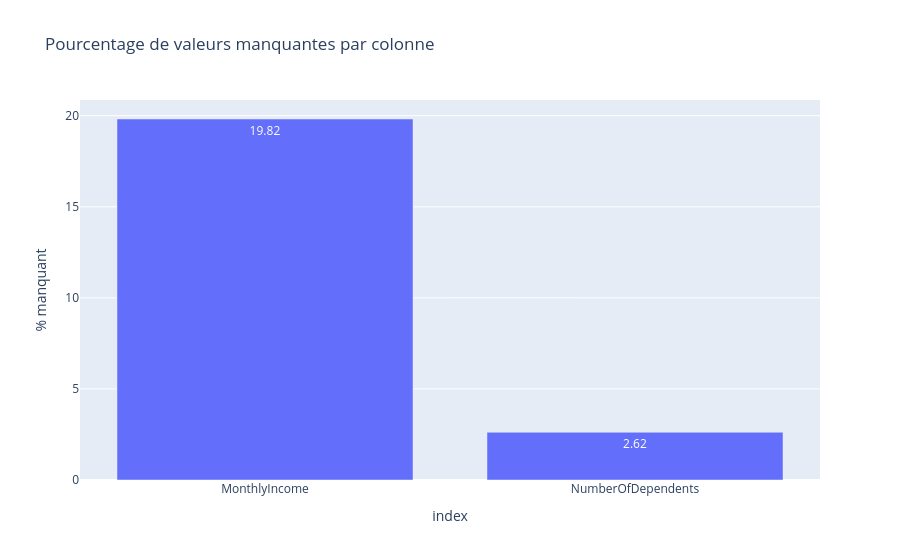

The notebook cell this image was saved under:
### Markdown cell above
## Valeurs manquantes

### Code cell
n_missing = df.isna().sum()
pct_missing = (n_missing / len(df) * 100).round(2)

report = (
    pd.DataFrame({"n_missing": n_missing, "pct_missing": pct_missing})
    .query("n_missing > 0")
    .sort_values("pct_missing", ascending=False)
)
display(report)

fig = px.bar(
    report,
    x=report.index,
    y="pct_missing",
    labels={"x": "Colonne", "pct_missing": "% manquant"},
    text="pct_missing",
    title="Pourcentage de valeurs manquantes par colonne",
)
fig.show()

### Figure 1 — Plotly figure (JSON) as saved in the notebook; plotly's stock layout.template omitted (floating-point values rounded to 4 significant figures)
{"data": [{"hovertemplate": "index=%{x}<br>% manquant=%{text}<extra></extra>", "legendgroup": "", "marker": {"color": "#636efa", "pattern": {"shape": ""}}, "name": "", "orientation": "v", "showlegend": false, "text": [19.82, 2.62], "textposition": "auto", "type": "bar", "x": ["MonthlyIncome", "NumberOfDependents"], "xaxis": "x", "y": [19.82, 2.62], "yaxis": "y"}], "layout": {"barmode": "relative", "legend": {"tracegroupgap": 0}, "title": {"text": "Pourcentage de valeurs manquantes par colonne"}, "xaxis": {"anchor": "y", "domain": [0, 1], "title": {"text": "index"}}, "yaxis": {"anchor": "x", "domain": [0, 1], "title": {"text": "% manquant"}}}}
